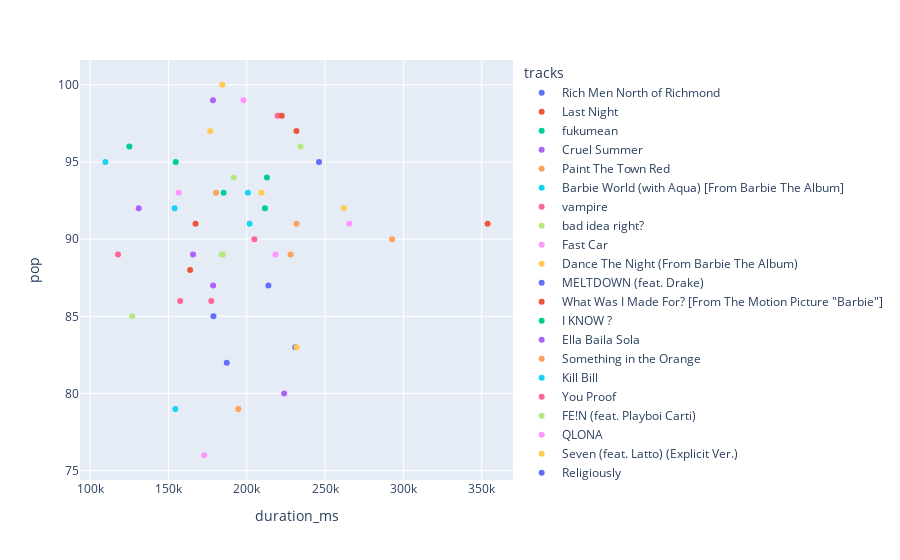

This figure's notebook cell:
### Code cell
#USA
px.scatter(dataframes[14],x='duration_ms',y='pop',color='tracks')

### Figure 1 — Plotly figure (JSON) as saved in the notebook; plotly's stock layout.template omitted (floating-point values rounded to 4 significant figures)
{"data": [{"hovertemplate": "tracks=Rich Men North of Richmond<br>duration_ms=%{x}<br>pop=%{y}<extra></extra>", "legendgroup": "Rich Men North of Richmond", "marker": {"color": "#636efa", "symbol": "circle"}, "mode": "markers", "name": "Rich Men North of Richmond", "orientation": "v", "showlegend": true, "type": "scatter", "x": [187244], "xaxis": "x", "y": [82], "yaxis": "y"}, {"hovertemplate": "tracks=Last Night<br>duration_ms=%{x}<br>pop=%{y}<extra></extra>", "legendgroup": "Last Night", "marker": {"color": "#EF553B", "symbol": "circle"}, "mode": "markers", "name": "Last Night", "orientation": "v", "showlegend": true, "type": "scatter", "x": [163854], "xaxis": "x", "y": [88], "yaxis": "y"}, {"hovertemplate": "tracks=fukumean<br>duration_ms=%{x}<br>pop=%{y}<extra></extra>", "legendgroup": "fukumean", "marker": {"color": "#00cc96", "symbol": "circle"}, "mode": "markers", "name": "fukumean", "orientation": "v", "showlegend": true, "type": "scatter", "x": [125040], "xaxis": "x", "y": [96], "yaxis": "y"}, {"hovertemplate": "tracks=Cruel Summer<br>duration_ms=%{x}<br>pop=%{y}<extra></extra>", "legendgroup": "Cruel Summer", "marker": {"color": "#ab63fa", "symbol": "circle"}, "mode": "markers", "name": "Cruel Summer", "orientation": "v", "showlegend": true, "type": "scatter", "x": [178426], "xaxis": "x", "y": [99], "yaxis": "y"}, {"hovertemplate": "tracks=Paint The Town Red<br>duration_ms=%{x}<br>pop=%{y}<extra></extra>", "legendgroup": "Paint The Town Red", "marker": {"color": "#FFA15A", "symbol": "circle"}, "mode": "markers", "name": "Paint The Town Red", "orientation": "v", "showlegend": true, "type": "scatter", "x": [231750], "xaxis": "x", "y": [91], "yaxis": "y"}, {"hovertemplate": "tracks=Barbie World (with Aqua) [From Barbie The Album]<br>duration_ms=%{x}<br>pop=%{y}<extra></extra>", "legendgroup": "Barbie World (with Aqua) [From Barbie The Album]", "marker": {"color": "#19d3f3", "symbol": "circle"}, "mode": "markers", "name": "Barbie World (with Aqua) [From Barbie The Album]", "orientation": "v", "showlegend": true, "type": "scatter", "x": [109750], "xaxis": "x", "y": [95], "yaxis": "y"}, {"hovertemplate": "tracks=vampire<br>duration_ms=%{x}<br>pop=%{y}<extra></extra>", "legendgroup": "vampire", "marker": {"color": "#FF6692", "symbol": "circle"}, "mode": "markers", "name": "vampire", "orientation": "v", "showlegend": true, "type": "scatter", "x": [219724], "xaxis": "x", "y": [98], "yaxis": "y"}, {"hovertemplate": "tracks=bad idea right?<br>duration_ms=%{x}<br>pop=%{y}<extra></extra>", "legendgroup": "bad idea right?", "marker": {"color": "#B6E880", "symbol": "circle"}, "mode": "markers", "name": "bad idea right?", "orientation": "v", "showlegend": true, "type": "scatter", "x": [184783], "xaxis": "x", "y": [89], "yaxis": "y"}, {"hovertemplate": "tracks=Fast Car<br>duration_ms=%{x}<br>pop=%{y}<extra></extra>", "legendgroup": "Fast Car", "marker": {"color": "#FF97FF", "symbol": "circle"}, "mode": "markers", "name": "Fast Car", "orientation": "v", "showlegend": true, "type": "scatter", "x": [265493], "xaxis": "x", "y": [91], "yaxis": "y"}, {"hovertemplate": "tracks=Dance The Night (From Barbie The Album)<br>duration_ms=%{x}<br>pop=%{y}<extra></extra>", "legendgroup": "Dance The Night (From Barbie The Album)", "marker": {"color": "#FECB52", "symbol": "circle"}, "mode": "markers", "name": "Dance The Night (From Barbie The Album)", "orientation": "v", "showlegend": true, "type": "scatter", "x": [176579], "xaxis": "x", "y": [97], "yaxis": "y"}, {"hovertemplate": "tracks=MELTDOWN (feat. Drake)<br>duration_ms=%{x}<br>pop=%{y}<extra></extra>", "legendgroup": "MELTDOWN (feat. Drake)", "marker": {"color": "#636efa", "symbol": "circle"}, "mode": "markers", "name": "MELTDOWN (feat. Drake)", "orientation": "v", "showlegend": true, "type": "scatter", "x": [246133], "xaxis": "x", "y": [95], "yaxis": "y"}, {"hovertemplate": "tracks=What Was I Made For? [From The Motion Picture \"Barbie\"]<br>duration_ms=%{x}<br>pop=%{y}<extra></extra>", "legendgroup": "What Was I Made For? [From The Motion Picture \"Barbie\"]", "marker": {"color": "#EF553B", "symbol": "circle"}, "mode": "markers", "name": "What Was I Made For? [From The Motion Picture \"Barbie\"]", "orientation": "v", "showlegend": true, "type": "scatter", "x": [222369], "xaxis": "x", "y": [98], "yaxis": "y"}, {"hovertemplate": "tracks=I KNOW ?<br>duration_ms=%{x}<br>pop=%{y}<extra></extra>", "legendgroup": "I KNOW ?", "marker": {"color": "#00cc96", "symbol": "circle"}, "mode": "markers", "name": "I KNOW ?", "orientation": "v", "showlegend": true, "type": "scatter", "x": [211582], "xaxis": "x", "y": [92], "yaxis": "y"}, {"hovertemplate": "tracks=Ella Baila Sola<br>duration_ms=%{x}<br>pop=%{y}<extra></extra>", "legendgroup": "Ella Baila Sola", "marker": {"color": "#ab63fa", "symbol": "circle"}, "mode": "markers", "name": "Ella Baila Sola", "orientation": "v", "showlegend": true, "type": "scatter", "x": [165671], "xaxis": "x", "y": [89], "yaxis": "y"}, {"hovertemplate": "tracks=Something in the Orange<br>duration_ms=%{x}<br>pop=%{y}<extra></extra>", "legendgroup": "Something in the Orange", "marker": {"color": "#FFA15A", "symbol": "circle"}, "mode": "markers", "name": "Something in the Orange", "orientation": "v", "showlegend": true, "type": "scatter", "x": [228013], "xaxis": "x", "y": [89], "yaxis": "y"}, {"hovertemplate": "tracks=Kill Bill<br>duration_ms=%{x}<br>pop=%{y}<extra></extra>", "legendgroup": "Kill Bill", "marker": {"color": "#19d3f3", "symbol": "circle"}, "mode": "markers", "name": "Kill Bill", "orientation": "v", "showlegend": true, "type": "scatter", "x": [153946], "xaxis": "x", "y": [92], "yaxis": "y"}, {"hovertemplate": "tracks=You Proof<br>duration_ms=%{x}<br>pop=%{y}<extra></extra>", "legendgroup": "You Proof", "marker": {"color": "#FF6692", "symbol": "circle"}, "mode": "markers", "name": "You Proof", "orientation": "v", "showlegend": true, "type": "scatter", "x": [157477], "xaxis": "x", "y": [86], "yaxis": "y"}, {"hovertemplate": "tracks=FE!N (feat. Playboi Carti)<br>duration_ms=%{x}<br>pop=%{y}<extra></extra>", "legendgroup": "FE!N (feat. Playboi Carti)", "marker": {"color": "#B6E880", "symbol": "circle"}, "mode": "markers", "name": "FE!N (feat. Playboi Carti)", "orientation": "v", "showlegend": true, "type": "scatter", "x": [191700], "xaxis": "x", "y": [94], "yaxis": "y"}, {"hovertemplate": "tracks=QLONA<br>duration_ms=%{x}<br>pop=%{y}<extra></extra>", "legendgroup": "QLONA", "marker": {"color": "#FF97FF", "symbol": "circle"}, "mode": "markers", "name": "QLONA", "orientation": "v", "showlegend": true, "type": "scatter", "x": [172797], "xaxis": "x", "y": [76], "yaxis": "y"}, {"hovertemplate": "tracks=Seven (feat. Latto) (Explicit Ver.)<br>duration_ms=%{x}<br>pop=%{y}<extra></extra>", "legendgroup": "Seven (feat. Latto) (Explicit Ver.)", "marker": {"color": "#FECB52", "symbol": "circle"}, "mode": "markers", "name": "Seven (feat. Latto) (Explicit Ver.)", "orientation": "v", "showlegend": true, "type": "scatter", "x": [184400], "xaxis": "x", "y": [100], "yaxis": "y"}, {"hovertemplate": "tracks=Religiously<br>duration_ms=%{x}<br>pop=%{y}<extra></extra>", "legendgroup": "Religiously", "marker": {"color": "#636efa", "symbol": "circle"}, "mode": "markers", "name": "Religiously", "orientation": "v", "showlegend": true, "type": "scatter", "x": [178723], "xaxis": "x", "y": [85], "yaxis": "y"}, {"hovertemplate": "tracks=TELEKINESIS (feat. SZA & Future)<br>duration_ms=%{x}<br>pop=%{y}<extra></extra>", "legendgroup": "TELEKINESIS (feat. SZA & Future)", "marker": {"color": "#EF553B", "symbol": "circle"}, "mode": "markers", "name": "TELEKINESIS (feat. SZA & Future)", "orientation": "v", "showlegend": true, "type": "scatter", "x": [353754], "xaxis": "x", "y": [91], "yaxis": "y"}, {"hovertemplate": "tracks=LADY GAGA<br>duration_ms=%{x}<br>pop=%{y}<extra></extra>", "legendgroup": "LADY GAGA", "marker": {"color": "#00cc96", "symbol": "circle"}, "mode": "markers", "name": "LADY GAGA", "orientation": "v", "showlegend": true, "type": "scatter", "x": [212878], "xaxis": "x", "y": [94], "yaxis": "y"}, {"hovertemplate": "tracks=Wasted On You<br>duration_ms=%{x}<br>pop=%{y}<extra></extra>", "legendgroup": "Wasted On You", "marker": {"color": "#ab63fa", "symbol": "circle"}, "mode": "markers", "name": "Wasted On You", "orientation": "v", "showlegend": true, "type": "scatter", "x": [178520], "xaxis": "x", "y": [87], "yaxis": "y"}, {"hovertemplate": "tracks=See You Again (feat. Kali Uchis)<br>duration_ms=%{x}<br>pop=%{y}<extra></extra>", "legendgroup": "See You Again (feat. Kali Uchis)", "marker": {"color": "#FFA15A", "symbol": "circle"}, "mode": "markers", "name": "See You Again (feat. Kali Uchis)", "orientation": "v", "showlegend": true, "type": "scatter", "x": [180386], "xaxis": "x", "y": [93], "yaxis": "y"}, {"hovertemplate": "tracks=Anti-Hero<br>duration_ms=%{x}<br>pop=%{y}<extra></extra>", "legendgroup": "Anti-Hero", "marker": {"color": "#19d3f3", "symbol": "circle"}, "mode": "markers", "name": "Anti-Hero", "orientation": "v", "showlegend": true, "type": "scatter", "x": [200690], "xaxis": "x", "y": [93], "yaxis": "y"}, {"hovertemplate": "tracks=Thinkin’ Bout Me<br>duration_ms=%{x}<br>pop=%{y}<extra></extra>", "legendgroup": "Thinkin’ Bout Me", "marker": {"color": "#FF6692", "symbol": "circle"}, "mode": "markers", "name": "Thinkin’ Bout Me", "orientation": "v", "showlegend": true, "type": "scatter", "x": [177387], "xaxis": "x", "y": [86], "yaxis": "y"}, {"hovertemplate": "tracks=La Bebe - Remix<br>duration_ms=%{x}<br>pop=%{y}<extra></extra>", "legendgroup": "La Bebe - Remix", "marker": {"color": "#B6E880", "symbol": "circle"}, "mode": "markers", "name": "La Bebe - Remix", "orientation": "v", "showlegend": true, "type": "scatter", "x": [234352], "xaxis": "x", "y": [96], "yaxis": "y"}, {"hovertemplate": "tracks=LALA<br>duration_ms=%{x}<br>pop=%{y}<extra></extra>", "legendgroup": "LALA", "marker": {"color": "#FF97FF", "symbol": "circle"}, "mode": "markers", "name": "LALA", "orientation": "v", "showlegend": true, "type": "scatter", "x": [197920], "xaxis": "x", "y": [99], "yaxis": "y"}, {"hovertemplate": "tracks=august<br>duration_ms=%{x}<br>pop=%{y}<extra></extra>", "legendgroup": "august", "marker": {"color": "#FECB52", "symbol": "circle"}, "mode": "markers", "name": "august", "orientation": "v", "showlegend": true, "type": "scatter", "x": [261922], "xaxis": "x", "y": [92], "yaxis": "y"}, {"hovertemplate": "tracks=Style<br>duration_ms=%{x}<br>pop=%{y}<extra></extra>", "legendgroup": "Style", "marker": {"color": "#636efa", "symbol": "circle"}, "mode": "markers", "name": "Style", "orientation": "v", "showlegend": true, "type": "scatter", "x": [231000], "xaxis": "x", "y": [83], "yaxis": "y"}, {"hovertemplate": "tracks=WHERE SHE GOES<br>duration_ms=%{x}<br>pop=%{y}<extra></extra>", "legendgroup": "WHERE SHE GOES", "marker": {"color": "#EF553B", "symbol": "circle"}, "mode": "markers", "name": "WHERE SHE GOES", "orientation": "v", "showlegend": true, "type": "scatter", "x": [231704], "xaxis": "x", "y": [97], "yaxis": "y"}, {"hovertemplate": "tracks=Super Shy<br>duration_ms=%{x}<br>pop=%{y}<extra></extra>", "legendgroup": "Super Shy", "marker": {"color": "#00cc96", "symbol": "circle"}, "mode": "markers", "name": "Super Shy", "orientation": "v", "showlegend": true, "type": "scatter", "x": [154666], "xaxis": "x", "y": [95], "yaxis": "y"}, {"hovertemplate": "tracks=Boy's a Liar Pt. 2<br>duration_ms=%{x}<br>pop=%{y}<extra></extra>", "legendgroup": "Boy's a Liar Pt. 2", "marker": {"color": "#ab63fa", "symbol": "circle"}, "mode": "markers", "name": "Boy's a Liar Pt. 2", "orientation": "v", "showlegend": true, "type": "scatter", "x": [131013], "xaxis": "x", "y": [92], "yaxis": "y"}, {"hovertemplate": "tracks=No Role Modelz<br>duration_ms=%{x}<br>pop=%{y}<extra></extra>", "legendgroup": "No Role Modelz", "marker": {"color": "#FFA15A", "symbol": "circle"}, "mode": "markers", "name": "No Role Modelz", "orientation": "v", "showlegend": true, "type": "scatter", "x": [292799], "xaxis": "x", "y": [90], "yaxis": "y"}, {"hovertemplate": "tracks=MI EX TENÍA RAZÓN<br>duration_ms=%{x}<br>pop=%{y}<extra></extra>", "legendgroup": "MI EX TENÍA RAZÓN", "marker": {"color": "#19d3f3", "symbol": "circle"}, "mode": "markers", "name": "MI EX TENÍA RAZÓN", "orientation": "v", "showlegend": true, "type": "scatter", "x": [154374], "xaxis": "x", "y": [79], "yaxis": "y"}, {"hovertemplate": "tracks=Karma<br>duration_ms=%{x}<br>pop=%{y}<extra></extra>", "legendgroup": "Karma", "marker": {"color": "#FF6692", "symbol": "circle"}, "mode": "markers", "name": "Karma", "orientation": "v", "showlegend": true, "type": "scatter", "x": [204852], "xaxis": "x", "y": [90], "yaxis": "y"}, {"hovertemplate": "tracks=Deli<br>duration_ms=%{x}<br>pop=%{y}<extra></extra>", "legendgroup": "Deli", "marker": {"color": "#B6E880", "symbol": "circle"}, "mode": "markers", "name": "Deli", "orientation": "v", "showlegend": true, "type": "scatter", "x": [126857], "xaxis": "x", "y": [85], "yaxis": "y"}, {"hovertemplate": "tracks=SABOR FRESA<br>duration_ms=%{x}<br>pop=%{y}<extra></extra>", "legendgroup": "SABOR FRESA", "marker": {"color": "#FF97FF", "symbol": "circle"}, "mode": "markers", "name": "SABOR FRESA", "orientation": "v", "showlegend": true, "type": "scatter", "x": [156500], "xaxis": "x", "y": [93], "yaxis": "y"}, {"hovertemplate": "tracks=Blank Space<br>duration_ms=%{x}<br>pop=%{y}<extra></extra>", "legendgroup": "Blank Space", "marker": {"color": "#FECB52", "symbol": "circle"}, "mode": "markers", "name": "Blank Space", "orientation": "v", "showlegend": true, "type": "scatter", "x": [231826], "xaxis": "x", "y": [83], "yaxis": "y"}, {"hovertemplate": "tracks=Dial Drunk (with Post Malone)<br>duration_ms=%{x}<br>pop=%{y}<extra></extra>", "legendgroup": "Dial Drunk (with Post Malone)", "marker": {"color": "#636efa", "symbol": "circle"}, "mode": "markers", "name": "Dial Drunk (with Post Malone)", "orientation": "v", "showlegend": true, "type": "scatter", "x": [213817], "xaxis": "x", "y": [87], "yaxis": "y"}, {"hovertemplate": "tracks=As It Was<br>duration_ms=%{x}<br>pop=%{y}<extra></extra>", "legendgroup": "As It Was", "marker": {"color": "#EF553B", "symbol": "circle"}, "mode": "markers", "name": "As It Was", "orientation": "v", "showlegend": true, "type": "scatter", "x": [167303], "xaxis": "x", "y": [91], "yaxis": "y"}, {"hovertemplate": "tracks=K-POP<br>duration_ms=%{x}<br>pop=%{y}<extra></extra>", "legendgroup": "K-POP", "marker": {"color": "#00cc96", "symbol": "circle"}, "mode": "markers", "name": "K-POP", "orientation": "v", "showlegend": true, "type": "scatter", "x": [185220], "xaxis": "x", "y": [93], "yaxis": "y"}, {"hovertemplate": "tracks=All My Life (feat. J. Cole)<br>duration_ms=%{x}<br>pop=%{y}<extra></extra>", "legendgroup": "All My Life (feat. J. Cole)", "marker": {"color": "#ab63fa", "symbol": "circle"}, "mode": "markers", "name": "All My Life (feat. J. Cole)", "orientation": "v", "showlegend": true, "type": "scatter", "x": [223878], "xaxis": "x", "y": [80], "yaxis": "y"}, {"hovertemplate": "tracks=un x100to<br>duration_ms=%{x}<br>pop=%{y}<extra></extra>", "legendgroup": "un x100to", "marker": {"color": "#FFA15A", "symbol": "circle"}, "mode": "markers", "name": "un x100to", "orientation": "v", "showlegend": true, "type": "scatter", "x": [194563], "xaxis": "x", "y": [79], "yaxis": "y"}, {"hovertemplate": "tracks=Snooze<br>duration_ms=%{x}<br>pop=%{y}<extra></extra>", "legendgroup": "Snooze", "marker": {"color": "#19d3f3", "symbol": "circle"}, "mode": "markers", "name": "Snooze", "orientation": "v", "showlegend": true, "type": "scatter", "x": [201800], "xaxis": "x", "y": [91], "yaxis": "y"}, {"hovertemplate": "tracks=Speed Drive (From Barbie The Album)<br>duration_ms=%{x}<br>pop=%{y}<extra></extra>", "legendgroup": "Speed Drive (From Barbie The Album)", "marker": {"color": "#FF6692", "symbol": "circle"}, "mode": "markers", "name": "Speed Drive (From Barbie The Album)", "orientation": "v", "showlegend": true, "type": "scatter", "x": [117809], "xaxis": "x", "y": [89], "yaxis": "y"}, {"hovertemplate": "tracks=Chemical<br>duration_ms=%{x}<br>pop=%{y}<extra></extra>", "legendgroup": "Chemical", "marker": {"color": "#B6E880", "symbol": "circle"}, "mode": "markers", "name": "Chemical", "orientation": "v", "showlegend": true, "type": "scatter", "x": [184013], "xaxis": "x", "y": [89], "yaxis": "y"}, {"hovertemplate": "tracks=Jimmy Cooks (feat. 21 Savage)<br>duration_ms=%{x}<br>pop=%{y}<extra></extra>", "legendgroup": "Jimmy Cooks (feat. 21 Savage)", "marker": {"color": "#FF97FF", "symbol": "circle"}, "mode": "markers", "name": "Jimmy Cooks (feat. 21 Savage)", "orientation": "v", "showlegend": true, "type": "scatter", "x": [218364], "xaxis": "x", "y": [89], "yaxis": "y"}, {"hovertemplate": "tracks=TULUM<br>duration_ms=%{x}<br>pop=%{y}<extra></extra>", "legendgroup": "TULUM", "marker": {"color": "#FECB52", "symbol": "circle"}, "mode": "markers", "name": "TULUM", "orientation": "v", "showlegend": true, "type": "scatter", "x": [209415], "xaxis": "x", "y": [93], "yaxis": "y"}], "layout": {"legend": {"title": {"text": "tracks"}, "tracegroupgap": 0}, "margin": {"t": 60}, "xaxis": {"anchor": "y", "domain": [0, 1], "title": {"text": "duration_ms"}}, "yaxis": {"anchor": "x", "domain": [0, 1], "title": {"text": "pop"}}}}
